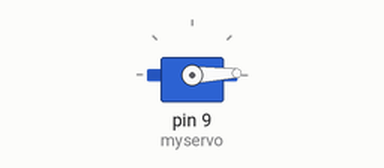
The sketch below on a simulated Arduino Uno, built with avr-gcc and run on an emulated ATmega328P. Shown: servo.

Above: at 0.05 s.
At 1.75 s:
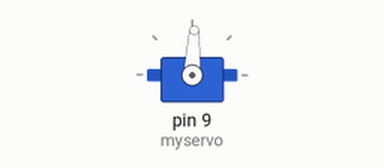
At 3.45 s:
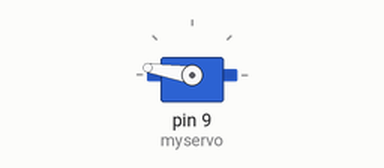
At 6.9 s:
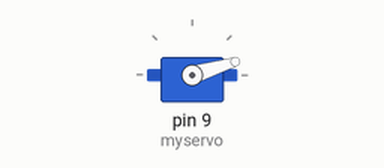
Timing chart, 0 to 9.4 s (numbered marks = the images above):
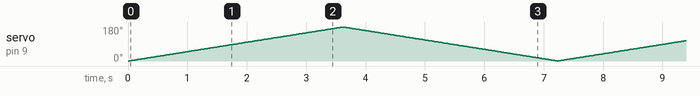

The sketch:

class5_Servo_Motor.ino
```cpp
#include <Servo.h>
Servo myservo; // create servo object to control a servo
int angle = 0; // variable to store the servo position
void setup()
{
	myservo.attach(9); // attaches the servo on pin 9 to the servo object
}

void loop()
{
	for(angle = 0; angle < 180; angle += 1) // goes from 0 degrees to 180 degrees
	{ // in steps of 1 degree
		myservo.write(angle); // tell servo to go to position in variable 'angle'
		delay(20); // waits 20ms between servo commands
	}
	for(angle = 180; angle >= 1; angle -= 1) // goes from 180 degrees to 0 degrees
	{
		myservo.write(angle); // move servo in opposite direction
		delay(20); // waits 20ms between servo commands
	}
}
/*
//example of servo doing the rotating on its own.
//the motor will rotate from 0 to 180 degrees at its own
//speed regardless of the CPU being in delay ("sleep") mode.
void loop (void)
{
		myservo.write(0); // tell servo to go to position in variable 'angle'
		delay(10000); // waits 10 s between servo commands
		myservo.write(180); // move servo in opposite direction
		delay(10000); // waits 10 s between servo commands
}
*/

/*


#include <Servo.h>
Servo myservo; // create servo object to control a servo
int angle = 0; // variable to store the servo position

void setup()
{
	myservo.attach(9); // attaches the servo on pin 9 to the servo object
  	myservo.write(90);
  	delay(2000);
}

void loop()
{

	for(angle = 90; angle < 180; angle += 1) // goes from 0 degrees to 180 degrees
	{ // in steps of 1 degree
		myservo.write(angle); // tell servo to go to position in variable 'angle'
		delay(20); // waits 20ms between servo commands
	}
	for(angle = 180; angle >= 90; angle -= 1) // goes from 180 degrees to 0 degrees
	{
		myservo.write(angle); // move servo in opposite direction
		delay(20); // waits 20ms between servo commands
	}
  	delay(500);
	for(angle = 90; angle >= 0; angle -= 1) // goes from 180 degrees to 0 degrees
	{
		myservo.write(angle); // move servo in opposite direction
		delay(20); // waits 20ms between servo commands
	}
  	for(angle = 0; angle < 90; angle += 1) // goes from 0 degrees to 180 degrees
	{ // in steps of 1 degree
		myservo.write(angle); // tell servo to go to position in variable 'angle'
		delay(20); // waits 20ms between servo commands
	}
  	delay(5000);


}*/
```
